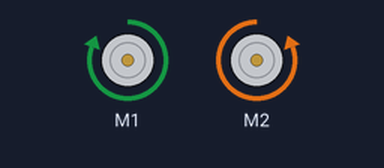
The sketch below on a simulated Arduino Uno, built with avr-gcc and run on an emulated ATmega328P. On the bench: 2 × DC motor (green arrow = forward, orange = backward, longer = faster).

Above: at 0.1 s.
At 0.8 s:
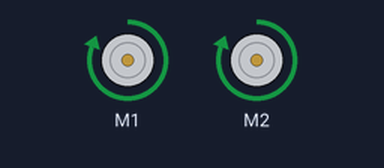
At 1.8 s:
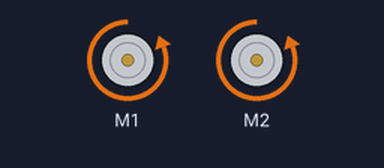
At 4.1 s:
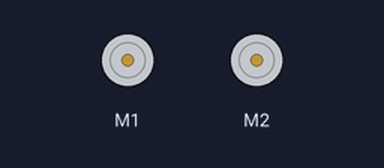
Timing chart, 0 to 5.6 s (numbered marks = the images above):
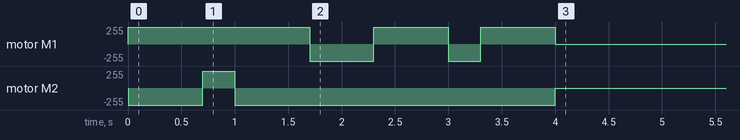

Measured:
- by itself, motor M2: stopped → backward 255/255 at 0.00 s, → forward 255/255 0.70 s later, → backward 255/255 0.30 s later, → stopped 3.0 s later
- by itself, motor M1: stopped → forward 255/255 at 0.00 s, → backward 255/255 1.7 s later, → forward 255/255 0.60 s later, → backward 255/255 0.70 s later, … (6 changes in this stretch)

The sketch:

movement.ino
```cpp
#include <MeMCore.h>

#define MIN_DISTANCE 700
#define MAX_SPEED 255
#define FULL_LEFT 300
#define FULL_RIGHT 300
#define UTURN 600
#define ONE_CELL 700
#define AVOID_WALL 25

MeDCMotor motor1(M1);
MeDCMotor motor2(M2);

void setup() {
  moveForward(ONE_CELL);
  turnLeft(FULL_LEFT);
  moveForward(ONE_CELL);
  turnRight(UTURN);
  moveForward(ONE_CELL);
  turnRight(FULL_RIGHT);
  moveForward(ONE_CELL);
  motor1.stop();
  motor2.stop();
}

void loop() {

}

// moves the mBot forward
void moveForward(){
 motor1.run(MAX_SPEED);
 motor2.run(-MAX_SPEED);
}

// moves mBot forward for time t
void moveForward(int t){
  motor1.run(MAX_SPEED);
  motor2.run(-MAX_SPEED);
  delay(t);
  motor1.stop();
  motor2.stop();
}

// turns the mBot left
void turnLeft(int t){
 motor1.run(MAX_SPEED);
 motor2.run(MAX_SPEED);
 delay(t);
}

// turns the mBot right
void turnRight(int t){
 motor1.run(-MAX_SPEED);
 motor2.run(-MAX_SPEED);
 delay(t);
}
```
